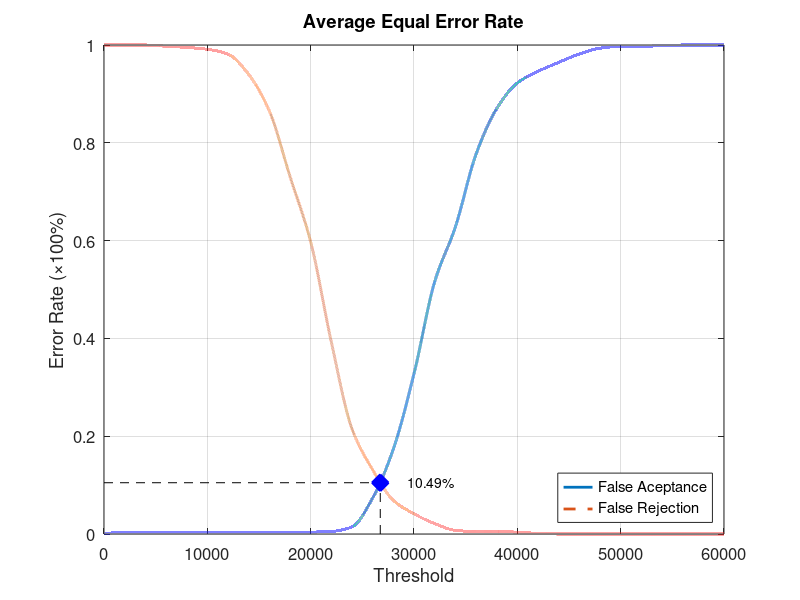
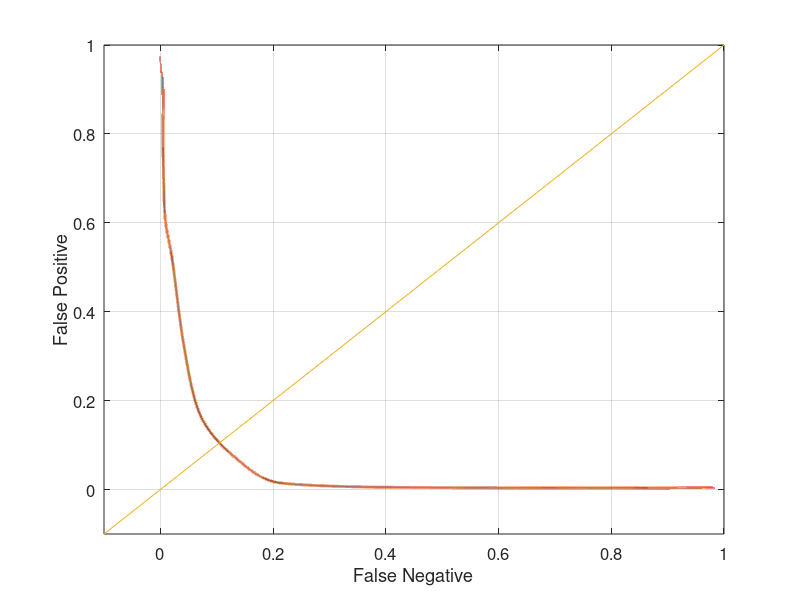

Source code (MATLAB) for these figures, in order:
function yEER = Experiment1Average
close all;
clear;
clc;
x = 0:2000:60000;
xq = 0:0.5:60000;

y0 = [0 0.00394737 0.00394737 0.00394737 0.00394737 0.00394737 0.00394737 0.00394737 0.00394737 0.00394737 0.00394737 0.00526316 0.0144737 0.0736842 0.173684 0.327632 0.515789 0.627632 0.776316 0.869737 0.922368 0.946053 0.964474 0.981579 0.993421 0.997368 0.997368 0.998684 1 1 1];
yy0 = interp1(x, y0, xq, 'pchip');
y1 = [1 1 1 0.9975 0.995 0.99125 0.98125 0.94 0.865 0.73125 0.5975 0.3925 0.215 0.13125 0.06875 0.04125 0.02125 0.0075 0.005 0.005 0.00375 0.00125 0 0 0 0 0 0 0 0 0];
yy1 = interp1(x, y1, xq, 'pchip');

% Calculating EER: 
y2 = abs(y0 - y1);
find(y2 == min(y2))
yy2 = abs(yy0 - yy1);
xEER = find(yy2 == min(yy2));
xEERIndex = xq(xEER) % X-axis EER
yEER = yy0(xEER) % Y-axis EER

main = figure
plot(xq, yy0,'-','LineWidth', 2);	hold on
plot(xq, yy1,'--','LineWidth', 2);	hold on
plot([xEERIndex xEERIndex], [0 yEER], 'k--');	hold on
plot([0 xEERIndex], [yEER yEER], 'k--');	hold on
plot(xEERIndex, yEER, 'bx', 'LineWidth', 10);	hold on
text(xEERIndex + 10 * xEERIndex / 100, yEER, [num2str(round((10000 * yEER)) / 100) '%'])
legend('False Aceptance', 'False Rejection', 'Location', 'SouthEast')
xlabel('Threshold')
ylabel('Error Rate (\times100%)')
title('Average Equal Error Rate')
set(gca, 'FontSize', 12)
axis([0 60000 0 1])
grid on

print(main, 'Experiment1AverageMain', '-dpng');
FNRxFPR = figure('Color', [1 1 1]);
plot(yy1, yy0, '-', yy1, yy0, 'LineWidth', 2);
hold on
y = -0.1:0.1:1
plot(y, y); 
set(gca, 'FontSize', 12)
xlabel('False Negative')
ylabel('False Positive')
axis([-0.1 1 -0.1 1])
set(gca, 'FontSize', 12)
grid on

print(FNRxFPR, 'Experiment1AverageFNRxFPR','-dpng');
end
